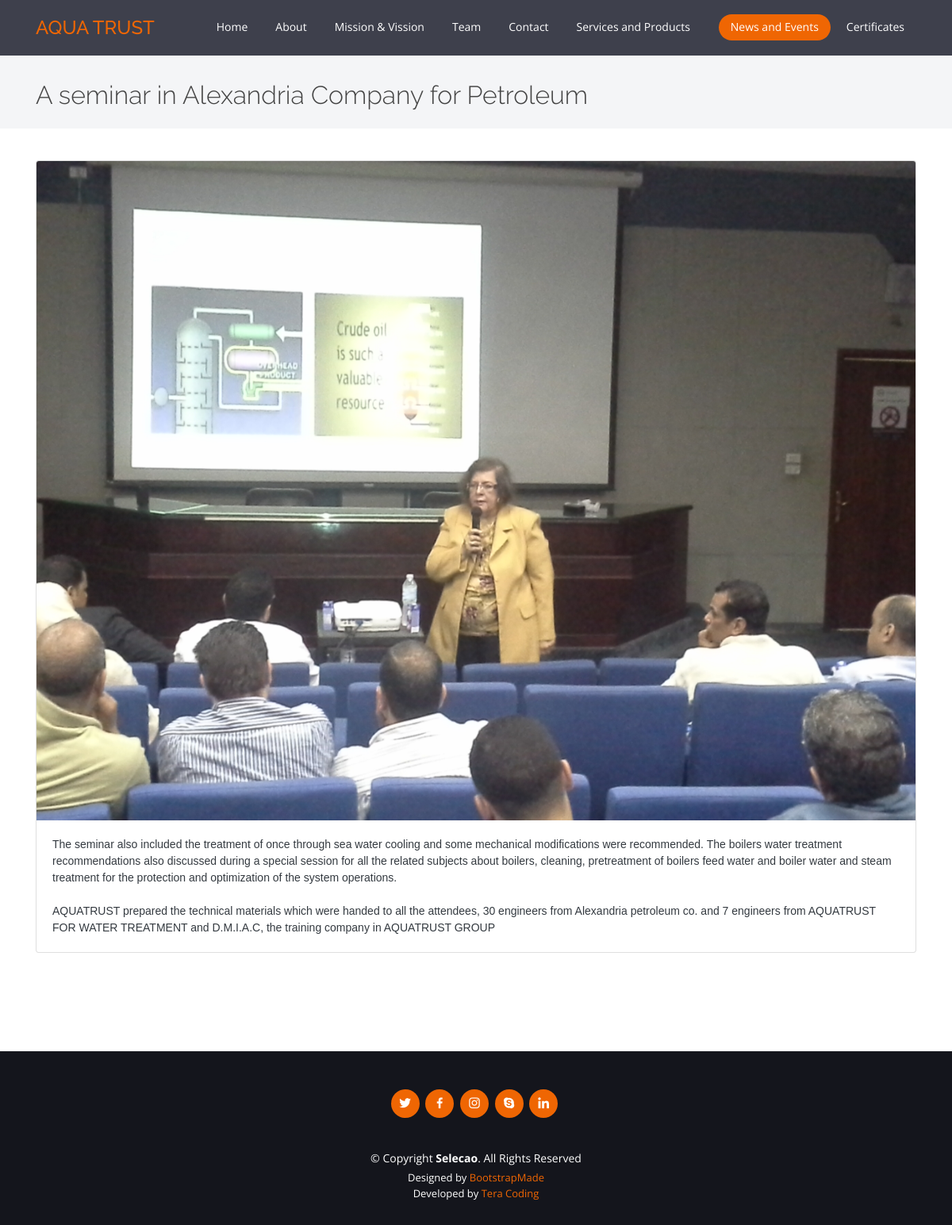
/View/Client/ViewNews.php?ID=5, run on the app's committed database.
### tables this page shows
CREATE TABLE `News` (
  `ID` int(11) NOT NULL,
  `Title` varchar(256) NOT NULL,
  `Description` varchar(10000) NOT NULL,
  `ImagePath` varchar(256) NOT NULL,
  `Time` timestamp NOT NULL DEFAULT current_timestamp() ON UPDATE current_timestamp()
);

### Controller/NewsController.php (called while the page is built, shortened)
<?php
require __DIR__.'/../Model/NewsModel.php';
class NewsController{
    public function getByID($ID){
        $NewsModel = new NewsModel(null , null , null);
        $NewsModel->setID($ID);
        return $NewsModel->getByID();
    }
}
?>

### Model/NewsModel.php (called while the page is built, shortened)
<?php
require __DIR__.'/../Shared/Database/DatabaseConnect.php';
class NewsModel{
    private $ID;
    private $Title;
    private $Description;
    private $ImagePath;
    public function __construct($Title, $Description, $ImagePath)
    {
        $this->Title = $Title;
        $this->Description = $Description;
        $this->ImagePath = $ImagePath;
    }
    public function setID($ID): void
    {
        $this->ID = $ID;
    }
    public function getTitle()
    {
        return $this->Title;
    }
    public function getDescription()
    {
        return $this->Description;
    }
    public function getImagePath()
    {
        return $this->ImagePath;
    }
    public function getByID(){
        $sql = "SELECT * FROM `News` WHERE ID = '".$this->ID."'";
        $Database = new DatabaseConnect();
        $Result = $Database->execute($sql);
        if ($Result->num_rows > 0){
            $row = mysqli_fetch_array($Result);
            $News = new self($row['Title'] , $row['Description'] , $row['ImagePath']);
            $News->setID($row['ID']);
            $News->setTime($row['Time']);
            return $News;
        }
        else{
            return null;
        }
    }
}
?>

### Shared/Database/DatabaseConnect.php (called while the page is built, shortened)
<?php
class DatabaseConnect{
    private $Host = "localhost";
    private $username = "root";
    private $password = "";
    private $Database = "aquatrust";
    private $Object = null;
    public function __construct()
    {
        $this->Object = new mysqli($this->Host , $this->username , $this->password , $this->Database);
    }
    public function execute($sql){
        return $this->Object->query($sql);
    }
}

### View/Client/ViewNews.php (the view, shortened to what this page needs)
<?php
if (isset($_GET['ID'])){
    include_once ("../../Controller/NewsController.php");
    include_once("../../Model/NewsModel.php");
    $NewController = new NewsController();
    $ID = $_GET['ID'];
    $News = $NewController->getByID($ID);
}
?>
<!DOCTYPE html>
<html lang="en">
<head>
  <link href="assets/vendor/bootstrap/css/bootstrap.min.css" rel="stylesheet">
  <link href="assets/vendor/icofont/icofont.min.css" rel="stylesheet">
  <link href="assets/vendor/boxicons/css/boxicons.min.css" rel="stylesheet">
  <link href="assets/vendor/animate.css/animate.min.css" rel="stylesheet">
  <link href="assets/vendor/remixicon/remixicon.css" rel="stylesheet">
  <link href="assets/vendor/line-awesome/css/line-awesome.min.css" rel="stylesheet">
  <link href="assets/vendor/venobox/venobox.css" rel="stylesheet">
  <link href="assets/vendor/owl.carousel/assets/owl.carousel.min.css" rel="stylesheet">
  <link href="assets/vendor/aos/aos.css" rel="stylesheet">
    <link type="stylesheet" href="../assets/css/style.css">
  <link href="assets/css/style.css" rel="stylesheet">
</head>
<body>
  <header id="header" class="fixed-top d-flex align-items-center ">
    <div class="container d-flex align-items-center">
      <div class="logo mr-auto">
      <a href="index.php"><h4 class="pt-2">AQUA TRUST</h4></a>
      </div>
      <nav class="nav-menu d-none d-lg-block">
        <ul>
          <li><a href="index.php">Home</a></li>
          <li><a href="index.php">About</a></li>
          <li><a href="index.php">Mission &amp; Vission</a></li>
          <li><a href="index.php">Team</a></li>
          <li><a href="index.php">Contact</a></li>
          <li class="drop-down"><a href="">Services and Products</a>
          </li>
          <li class="active"><a href="News.php">News and Events</a></li>
          <li><a href="Certificates.php">Certificates</a></li>
        </ul>
      </nav>
    </div>
  </header>
  <main>
    <section class="breadcrumbs">
      <div class="container">
      <div class="d-flex justify-content-between align-items-center">
          <h2 class="pt-3"><?php echo $News->getTitle(); ?></h2>
        </div>
      </div>
    </section>
    <section class="portfolio-details">
    <div id="News" class="container">
            <div class="col-sm-12">
                <div class="row">
                    <?php
                    if ($News != null) {
                            ?>
                                <div class="card mb-3" style="background:rgba(255,255,255,0.5);">
                                    <img src=<?php echo $News->getImagePath(); ?> class="card-img-top" alt="...">
                                    <div class="card-body">
                                        <pre class="card-text text-dark font-weight-normal text-break" style="font-family:Helvetica; white-space:pre-wrap;"><?php echo $News->getDescription(); ?></pre>
                                    </div>
                                </div>
                            <?php
                        }
        ?>
                </div>
            </div>
        </div>
    </section>
  </main>
</body>
 <footer id="footer" class="pt-5 mt-5">
    <div class="container">
      <div class="social-links">
        <a href="#" class="twitter"><i class="bx bxl-twitter"></i></a>
        <a href="#" class="facebook"><i class="bx bxl-facebook"></i></a>
        <a href="#" class="instagram"><i class="bx bxl-instagram"></i></a>
        <a href="#" class="google-plus"><i class="bx bxl-skype"></i></a>
        <a href="#" class="linkedin"><i class="bx bxl-linkedin"></i></a>
      </div>
      <div class="copyright">
        &copy; Copyright <strong><span>Selecao</span></strong>. All Rights Reserved
      </div>
      <div class="credits">
        Designed by <a href="https://bootstrapmade.com/">BootstrapMade</a><br>
        Developed by <a href="https://tera-coding.com">Tera Coding</a>
      </div>
    </div>
  </footer>
</html>

### View/Client/assets/css/style.css (style rules this page uses)
body { font-family: "Open Sans", sans-serif; color: #444444; }
main { min-height: 100vh; }
a { color: #ef6603; }
h1, h2, h3, h4, h5, h6 { font-family: "Raleway", sans-serif; }
#header { height: 70px; transition: all 0.5s; z-index: 997; transition: all 0.5s; background: rgba(42, 44, 57, 0.9); }
.nav-menu, .nav-menu * { margin: 0; padding: 0; list-style: none; }
.nav-menu > ul > li { position: relative; white-space: nowrap; float: left; }
.nav-menu a { display: block; position: relative; color: #fff; padding: 5px 15px 7px 15px; margin-left: 5px; transition: 0.3s; font-size: 14px; border-radius: 50px; font-family: "Open Sans", sans-serif; }
.nav-menu a:hover, .nav-menu .active > a, .nav-menu li:hover > a { background: #ef6603; text-decoration: none; }
.nav-menu .drop-down > a:after { content: "\ea99"; font-family: IcoFont; padding-left: 5px; }
.mobile-nav { position: fixed; top: 55px; right: 15px; bottom: 15px; left: 15px; z-index: 9999; overflow-y: auto; background: #fff; transition: ease-in-out 0.2s; opacity: 0; visibility: hidden; border-radius: 10px; padding: 10px 0; }
.mobile-nav * { margin: 0; padding: 0; list-style: none; }
.mobile-nav a { display: block; position: relative; color: #2a2c39; padding: 10px 20px; font-weight: 500; outline: none; }
.mobile-nav a:hover, .mobile-nav .active > a, .mobile-nav li:hover > a { color: #ef6603; text-decoration: none; }
.mobile-nav .drop-down > a:after { content: "\ea99"; font-family: IcoFont; padding-left: 10px; position: absolute; right: 15px; }
.mobile-nav .drop-down > a { padding-right: 35px; }
section { padding: 60px 0; overflow: hidden; }
.breadcrumbs { padding: 15px 0; margin-top: 70px; background: #f4f5f7; min-height: 40px; }
.breadcrumbs h2 { font-size: 32px; font-weight: 300; }
.portfolio-details { padding-top: 40px; }
#footer { background: #14151c; color: #fff; font-size: 14px; text-align: center; padding: 30px 0; }
#footer .social-links { margin: 0 0 40px 0; }
#footer .social-links a { font-size: 18px; display: inline-block; background: #ef6603; color: #fff; line-height: 1; padding: 8px 0; margin-right: 4px; border-radius: 50%; text-align: center; width: 36px; height: 36px; transition: 0.3s; }
#footer .copyright { margin: 0 0 5px 0; }
#footer .credits { font-size: 13px; }

### data on the page
news: Title "A seminar in Alexandria Company for Petroleum", ImagePath (picture), Description "The seminar also included the treatment of once through sea water cooling and some mechanical modifications were recommended. The boilers water treatment recommendations also discussed during a special session for all the related subjects about boilers, cleaning, pretreatment of boilers feed water and boiler water and steam treatment for the protection and optimization of the system operations. AQUATRUST prepared the technical materials which were handed to all the attendees, 30 engineers from Alexandria petroleum co. and 7 engineers from AQUATRUST FOR WATER TREATMENT and D.M.I.A.C, the training company in AQUATRUST GROUP"
